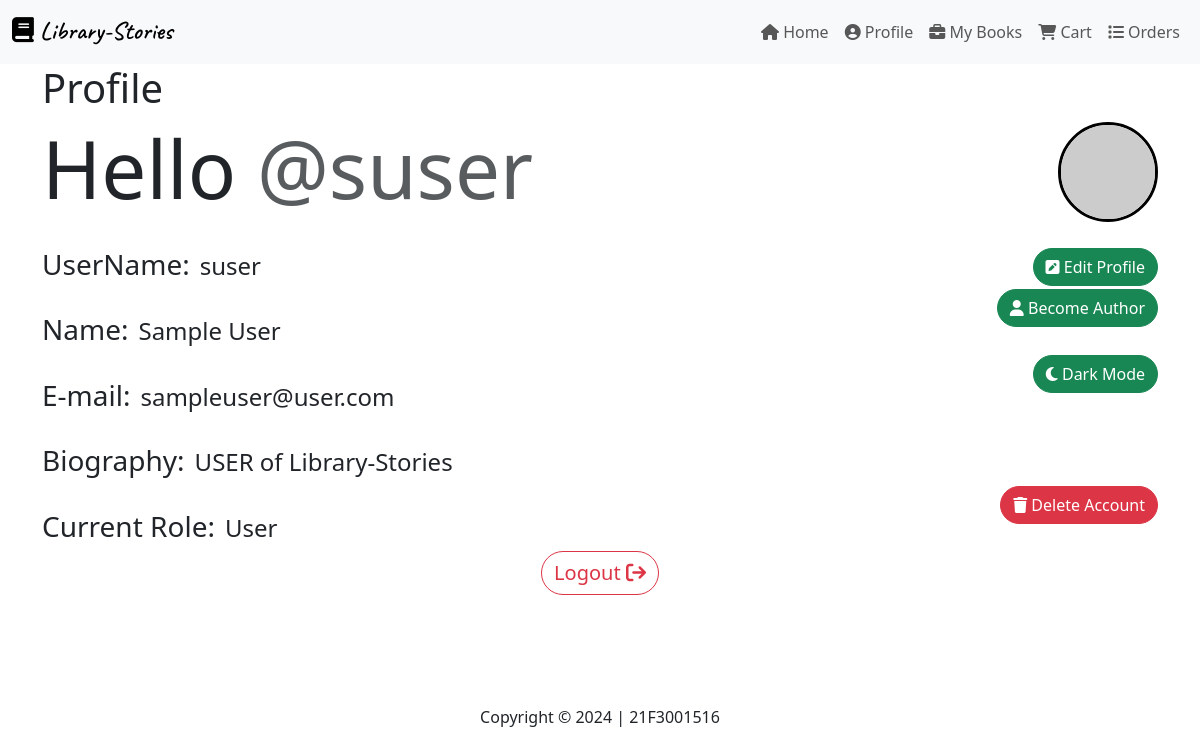
The page /profile (signed in) on the database its author committed.
### models.py (models this page shows)
class User(db.Model):
        id = db.Column(db.Integer, primary_key=True)
        username = db.Column(db.String(32), unique=True, nullable=False)
        name = db.Column(db.String(64), nullable=False)
        is_admin = db.Column(db.Boolean,nullable=False, default=False)
        is_author = db.Column(db.Boolean,nullable=False, default=False)
        passhash = db.Column(db.String(256), nullable=False)
        email = db.Column(db.String(128), nullable=True)
        bio = db.Column(db.String(256), nullable=True)
        role = db.Column(db.String(16), nullable=False, default='User')
        books_requested = db.Column(db.Integer, nullable=True, default=0)
        date_upgraded = db.Column(db.DateTime, nullable=True)
        date_joined = db.Column(db.DateTime, nullable=False, default=datetime.now())
        is_dark = db.Column(db.Boolean, nullable=False, default=False)
        books = db.relationship('BookAccess', back_populates='user', lazy=True, cascade='all, delete-orphan')
        author_books = db.relationship('author_book', backref='user', lazy=True, cascade='all, delete-orphan')
        reviews = db.relationship('review', backref='user', lazy=True, cascade='all, delete-orphan')
        blacklists = db.relationship('blacklist', backref='user', lazy=True, cascade='all, delete-orphan')
        carts = db.relationship('cart', backref='user', lazy=True, cascade='all, delete-orphan')
        wishlists = db.relationship('Wishlist', backref='user', lazy=True, cascade='all, delete-orphan')
        favorites = db.relationship('Favorite', backref='user', lazy=True, cascade='all, delete-orphan')

### routes.py (the view)
@app.route('/profile', methods=['GET'])
@auth_Required
def profile():
    user = User.query.get(session['user_id'])
    return render_template('profile/profile.html',user=user)

### routes.py (called while the page is built)
def auth_Required(func):
    @wraps(func)
    def inner(*args, **kwargs):
        if 'user_id' in session:
            return func(*args, **kwargs)
        else:
            flash('Please Login to Continue')
            return redirect(url_for('login'))
    return inner

### templates/profile/profile.html (shortened to what this page needs)
{% extends 'layout.html' %}
{% block content %}
    <h1> Profile</h1>
    <div class="heading">
        <h1 class="display-1">
            Hello
            {% if user.is_dark %}
            <span class="text" id="username">@{{user.username}}</span>
            {% else %}
            <span class="text-muted" id="username">@{{user.username}}</span>
            {% endif %}
        </h1>
        <div class="profile-pic">
            <img src="https://api.dicebear.com/6.x/lorelei/svg?seed={{user.username}}"  width=100 alt="">
        </div>
    </div>
    <div class="username_edit">
        <div class="d-flex justify-content-between">
                <div class="d-flex justify-content-start">
                    <div><br>
                        <h3> UserName: </h3>
                    </div>
                    <div><br>
                        <h4 style="margin-top:4px; margin-left:10px;"> {{user.username}}</h4>
                    </div>
                </div>
                <div>
                    <br>
                    <div>
                        <a href="{{url_for('editprofile')}}" class="btn btn-success" style="border-radius:30px"><i class="fa fa-pencil-square" aria-hidden="true"></i> Edit Profile</a>
                    </div>
                </div>
        </div>
    </div>
    <div class="name_author">
        <div class="d-flex justify-content-between">
                <div class="d-flex justify-content-start">
                    <div><br>
                        <h3> Name: </h3>
                    </div>
                    <div><br>
                        <h4 style="margin-top:4px; margin-left:10px;">{{user.name}}</h4>
                    </div>
                </div>
                {% if user.role=="User" %}
                <div>
                        <a href="{{url_for('become_author')}}" class="btn btn-success" style="border-radius:30px"><i class="fa fa-user" aria-hidden="true"></i> Become Author</a>
                </div>
                {% endif %}
        </div>
    </div>
    <div class="email">
        <div class="d-flex justify-content-between">
        <div class="d-flex justify-content-start">
            <div><br>
                <h3> E-mail: </h3>
            </div>
            <div><br>
                <h4 style="margin-top:4px; margin-left:10px;">{{user.email}}</h4>
            </div>
        </div>
        {% if not user.is_author and not user.is_admin %}
        {% if user.is_dark %}
            <div>
                <a href="{{url_for('toggle_dark_mode')}}" class="btn btn-success" style="border-radius:30px;"><i class="fa fa-sun" aria-hidden="true"></i> Light Mode</a>
            </div>
        {% else %}
        <div>
            <a href="{{url_for('toggle_dark_mode')}}" class="btn btn-success" style="border-radius:30px;"><i class="fa fa-moon" aria-hidden="true"></i> Dark Mode</a>
        </div>
        {% endif %}
        {% endif %}
    </div>
    </div>
    <div class="bio">
        <div class="d-flex justify-content-start">
            <div><br>
                <h3> Biography: </h3>
            </div>
            <div><br>
                <h4 style="margin-top:4px; margin-left:10px; text-align:left">{{user.bio}}</h4>
            </div>
        </div>
    </div>
    <div class="role">
        <div class="d-flex justify-content-between">
        <div class="d-flex justify-content-start">
            <div><br>
                <h3> Current Role: </h3>
            </div>
            <div><br>
                <h4 style="margin-top:4px; margin-left:10px; text-align:left">{{user.role}}</h4>
            </div>
        </div>
        {% if not user.is_admin %}
        <div>
            <a href="{{url_for('userdelete')}}" class="btn btn-danger" style="border-radius:30px"><i class="fa fa-trash" aria-hidden="true"></i> Delete Account</a>
        </div>
        {% endif %}
    </div>
    </div>
    <div class="buttons d-flex justify-content-center align-items-center">
        <a href="{{url_for('logout')}}" class="btn btn-outline-danger" style="border-radius:30px; font-size:20px">Logout <i class="fa fa-sign-out" aria-hidden="true"></i></a>
    </div>
    {% endblock %}

### templates/profile/profile.html (style rules this page uses)
.heading { display: flex; justify-content: space-between; align-items: center; }
.profile-pic { width: 100px; height: 100px; border: 3px solid black; border-radius: 50%; overflow: hidden; }

### rows shown on the page
User: username "suser", name "Sample User", email "sampleuser@user.com", bio "USER of Library-Stories", role "User"
